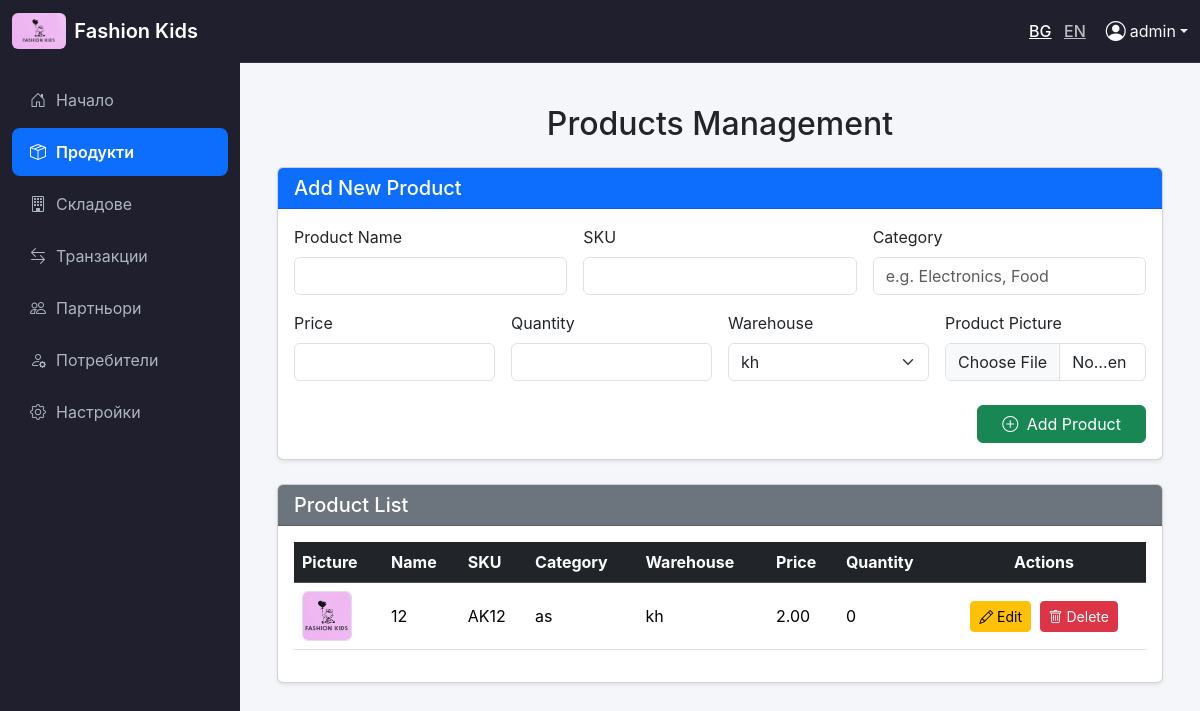
Screenshot of /products (signed in) with the database file from the repository.
### app.py (models this page shows)
class AppConfig(db.Model):
    id = db.Column(db.Integer, primary_key=True)
    company_name = db.Column(db.String(120), nullable=False, default=_("My Company"))
    logo_path = db.Column(db.String(200), nullable=True)
    notifications_enabled = db.Column(db.Boolean, default=True)

class User(db.Model, UserMixin):
    id = db.Column(db.Integer, primary_key=True)
    username = db.Column(db.String(150), nullable=False, unique=True)
    email = db.Column(db.String(150), nullable=False, unique=True)
    password = db.Column(db.String(200), nullable=False)
    role = db.Column(db.String(50), nullable=False, default="User")
    created_by_id = db.Column(db.Integer, db.ForeignKey('user.id'), nullable=True)

class Product(db.Model):
    id = db.Column(db.Integer, primary_key=True)
    name = db.Column(db.String(100), nullable=False)
    sku = db.Column(db.String(50), nullable=False)
    category = db.Column(db.String(100))
    quantity = db.Column(db.Integer, nullable=False, default=0)
    price = db.Column(db.Float, nullable=False, default=0.0)
    image = db.Column(db.String(200))  # stores relative path like 'uploads/file.jpg'
    owner_id = db.Column(db.Integer, db.ForeignKey('user.id'), nullable=False)
    warehouse_id = db.Column(db.Integer, db.ForeignKey('warehouse.id'))

class Warehouse(db. Model):
    id = db.Column(db.Integer, primary_key=True)
    name = db.Column(db.String(100), nullable=False)
    location = db.Column(db.String(150), nullable=True)
    owner_id = db.Column(db.Integer, db.ForeignKey('user.id'), nullable=False)
    products = db.relationship('Product', backref='warehouse', lazy=True)

### app.py (the view)
@app.route('/products')
@login_required
def products():
    owner_id = current_user.id if current_user.role == 'Admin / Owner' else current_user.created_by_id
    if current_user.role in ['Admin / Owner', 'Warehouse Manager']:
        products = Product.query.filter_by(owner_id=owner_id).all()
    else:
        products = Product.query.filter_by(owner_id=owner_id).all()  # Sales: limited view
    warehouses = Warehouse.query.filter_by(owner_id=owner_id).all()
    return render_template('products.html', products=products, warehouses=warehouses)

### app.py (called while the page is built)
def load_translations(lang):
    path = os.path.join('translations', f'{lang}.json')
    if not os.path.exists(path):
        path = os.path.join('translations', f"{app.config['DEFAULT_LANG']}.json")
    with open(path, 'r', encoding='utf-8') as f:
        return json.load(f)

@app.before_request
def set_language():
    lang = request.args.get('lang')
    if lang and lang in app.config['LANGUAGES']:
        session['lang'] = lang
    elif 'lang' not in session:
        session['lang'] = app.config['DEFAULT_LANG']
    g.lang = session['lang']
    g.translations = load_translations(g.lang)

def _(key):
    try:
        return g.translations.get(key, key)
    except Exception:
        return key

@app.before_request
def load_company_settings():
    config = AppConfig.query.first()  # use the class defined in app.py
    if not config:
        config = AppConfig(company_name=_("Inventory Manager"), notifications_enabled=True)
        db.session.add(config)
        db.session.commit()
    g.app_config = config

@login_manager.user_loader
def load_user(user_id):
    return User.query.get(int(user_id))

### templates/products.html (shortened to what this page needs)
{% extends 'base.html' %}
{% block content %}
<div class="container py-4">
  <h2 class="mb-4 text-center">{{ _('Products Management') }}</h2>
  <div class="card shadow-sm mb-4">
    <div class="card-header bg-primary text-white">
      <h5 class="mb-0">{{ _('Add New Product') }}</h5>
    </div>
    <div class="card-body">
      <form action="{{ url_for('add_product') }}" method="POST" enctype="multipart/form-data">
        <div class="row g-3">
          <div class="col-md-4">
            <label class="form-label">{{ _('Product Name') }}</label>
            <input type="text" class="form-control" name="name" required>
          </div>
          <div class="col-md-4">
            <label class="form-label">{{ _('SKU') }}</label>
            <input type="text" class="form-control" name="sku" required>
          </div>
          <div class="col-md-4">
            <label class="form-label">{{ _('Category') }}</label>
            <input type="text" class="form-control" name="category" placeholder="{{ _('e.g. Electronics, Food') }}">
          </div>
          <div class="col-md-3">
            <label class="form-label">{{ _('Price') }}</label>
            <input type="number" step="0.01" class="form-control" name="price" required>
          </div>
          <div class="col-md-3">
            <label class="form-label">{{ _('Quantity') }}</label>
            <input type="number" class="form-control" name="quantity" required>
          </div>
          <div class="col-md-3">
            <label class="form-label">{{ _('Warehouse') }}</label>
            <select name="warehouse_id" class="form-select" required>
              {% for warehouse in warehouses %}
              <option value="{{ warehouse.id }}">{{ warehouse.name }}</option>
              {% endfor %}
            </select>
          </div>
          <div class="col-md-3">
            <label class="form-label">{{ _('Product Picture') }}</label>
            <input type="file" class="form-control" name="image" accept="image/*">
          </div>
        </div>
        <div class="text-end mt-4">
          <button type="submit" class="btn btn-success px-4">
            <i class="bi bi-plus-circle me-1"></i> {{ _('Add Product') }}
          </button>
        </div>
      </form>
    </div>
  </div>
  <div class="card shadow-sm">
    <div class="card-header bg-secondary text-white">
      <h5 class="mb-0">{{ _('Product List') }}</h5>
    </div>
    <div class="card-body table-responsive">
      <table class="table table-hover align-middle">
        <thead class="table-dark">
          <tr>
            <th>{{ _('Picture') }}</th>
            <th>{{ _('Name') }}</th>
            <th>{{ _('SKU') }}</th>
            <th>{{ _('Category') }}</th>
            <th>{{ _('Warehouse') }}</th>
            <th>{{ _('Price') }}</th>
            <th>{{ _('Quantity') }}</th>
            <th class="text-center">{{ _('Actions') }}</th>
          </tr>
        </thead>
        <tbody>
          {% for product in products %}
          <tr>
            <td>
              {% if product.image %}
              <img src="{{ url_for('static', filename=product.image) }}"
                   alt="{{ product.name }}" class="rounded border"
                   style="width: 50px; height: 50px; object-fit: cover;">
              {% else %}
              <span class="text-muted">—</span>
              {% endif %}
            </td>
            <td>{{ product.name }}</td>
            <td>{{ product.sku }}</td>
            <td>{{ product.category or _('N/A') }}</td>
            <td>{{ product.warehouse.name if product.warehouse else _('N/A') }}</td>
            <td>{{ "%.2f"|format(product.price or 0) }}</td>
            <td>{{ product.quantity }}</td>
            <td class="text-center">
              <button
                class="btn btn-sm btn-warning me-1 edit-btn"
                data-id="{{ product.id }}"
                data-name="{{ product.name }}"
                data-sku="{{ product.sku }}"
                data-category="{{ product.category }}"
                data-price="{{ product.price }}"
                data-quantity="{{ product.quantity }}"
                data-warehouse="{{ product.warehouse_id }}">
                <i class="bi bi-pencil"></i> {{ _('Edit') }}
              </button>
              <a href="{{ url_for('delete_product', id=product.id) }}"
                 class="btn btn-sm btn-danger delete-product"
                 data-confirm="{{ _('Are you sure you want to delete this product?') }}">
                 <i class="bi bi-trash"></i> {{ _('Delete') }}
              </a>
            </td>
          </tr>
          {% endfor %}
        </tbody>
      </table>
    </div>
  </div>
</div>
{% endblock %}

### templates/base.html (shortened to what this page needs)
<!DOCTYPE html>
<html lang="en">
<head>
    <link href="https://cdn.jsdelivr.net/npm/bootstrap@5.3.2/dist/css/bootstrap.min.css" rel="stylesheet">
    <link href="https://cdn.jsdelivr.net/npm/bootstrap-icons@1.11.3/font/bootstrap-icons.css" rel="stylesheet">
</head>
<body>
<nav class="navbar navbar-expand-lg navbar-dark fixed-top">
    <div class="container-fluid">
        <a class="navbar-brand d-flex align-items-center" href="{{ url_for('index') }}">
            {% if g.app_config.logo_path %}
                <img src="{{ url_for('static', filename=g.app_config.logo_path.split('static/')[-1]) }}">
            {% else %}
                <img src="{{ url_for('static', filename='default-logo.png') }}">
            {% endif %}
            <span>{{ g.app_config.company_name or _("Inventory Manager") }}</span>
        </a>
        <div class="collapse navbar-collapse" id="navbarNav">
            <div class="d-flex align-items-center ms-auto">
                <div class="lang-switch me-3">
                    <a href="?lang=bg" class="{% if g.lang=='bg' %}active{% endif %}">BG</a>
                    <a href="?lang=en" class="{% if g.lang=='en' %}active{% endif %}">EN</a>
                </div>
                {% if current_user.is_authenticated %}
                <div class="dropdown">
                    <a class="nav-link dropdown-toggle text-light d-flex align-items-center"
                       href="#" id="userDropdown" data-bs-toggle="dropdown">
                        <i class="bi bi-person-circle fs-5 me-1"></i>
                        {{ current_user.username }}
                    </a>
                </div>
                {% else %}
                    <a class="nav-link text-light" href="{{ url_for('login') }}">{{ _('Login') }}</a>
                {% endif %}
            </div>
        </div>
    </div>
</nav>
{% if current_user.is_authenticated %}
<div id="sidebar" class="sidebar">
    <a href="{{ url_for('index') }}" class="{% if request.endpoint=='index' %}active{% endif %}">
        <i class="bi bi-house-door"></i> {{ _('Home') }}
    </a>
    <a href="{{ url_for('products') }}" class="{% if request.endpoint=='products' %}active{% endif %}">
        <i class="bi bi-box-seam"></i> {{ _('Products') }}
    </a>
    <a href="{{ url_for('warehouses') }}" class="{% if request.endpoint=='warehouses' %}active{% endif %}">
        <i class="bi bi-building"></i> {{ _('Warehouses') }}
    </a>
    <a href="{{ url_for('transactions') }}" class="{% if request.endpoint=='transactions' %}active{% endif %}">
        <i class="bi bi-arrow-left-right"></i> {{ _('Transactions') }}
    </a>
    <a href="{{ url_for('partners') }}" class="{% if request.endpoint=='partners' %}active{% endif %}">
        <i class="bi bi-people"></i> {{ _('Partners') }}
    </a>
    {% if current_user.role == 'Admin / Owner' %}
    <a href="{{ url_for('users') }}" class="{% if request.endpoint=='users' %}active{% endif %}">
        <i class="bi bi-person-gear"></i> {{ _('Users') }}
    </a>
    <a href="{{ url_for('settings') }}" class="{% if request.endpoint=='settings' %}active{% endif %}">
        <i class="bi bi-gear"></i> {{ _('Settings') }}
    </a>
    {% endif %}
</div>
{% endif %}
<div class="main-content">
    {% block content %}{% endblock %}
</div>
</body>
</html>

### templates/base.html (style rules this page uses)
:root { --sidebar-width: 240px; --sidebar-bg: #1f1f2e; --sidebar-hover: #2a2a3c; --primary: #0d6efd; }
body { background-color: #f4f6f9; font-family: 'Inter', sans-serif; margin: 0; padding: 0; }
.navbar { background: #1f1f2e !important; border-bottom: 1px solid rgba(255,255,255,0.1); }
.navbar-brand span { color: #fff; font-weight: 600; }
.navbar-brand img { height: 36px; border-radius: 6px; margin-right: 8px; }
.sidebar { position: fixed; top: 56px; left: 0; width: var(--sidebar-width); height: calc(100% - 56px); background: var(--sidebar-bg); color: #adb5bd; overflow-y: auto; padding-top: 1rem; transition: transform .3s ease; z-index: 2000; }
@media (min-width: 992px) { .sidebar { transform: translateX(0) !important; } }
@media (min-width: 992px) { .main-content { margin-left: var(--sidebar-width) !important; } }
.sidebar a { padding: 12px 18px; margin: 4px 12px; display: flex; align-items: center; gap: 10px; border-radius: 8px; text-decoration: none; color: #adb5bd; }
.sidebar a.active { background: var(--primary); color: white; font-weight: 600; }
.main-content { padding: 25px; margin-top: 56px; transition: .3s ease; }
.lang-switch a { color: #fff !important; margin: 0 4px; opacity: 0.7; font-weight: 500; }
.lang-switch a.active, .lang-switch a:hover { opacity: 1; }

### rows the page displays
AppConfig: logo_path (picture), app_config "Fashion Kids"
User: username "admin"
Product: image (picture), name "12", sku "AK12", category "as", warehouse "kh", price "2.00", quantity "0"

### other values shown
form field warehouse_id "kh"
